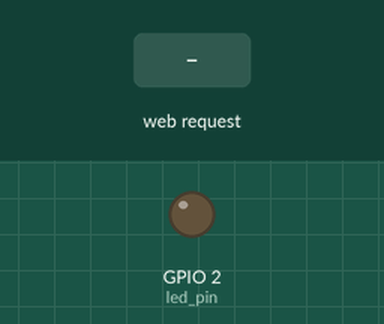
Simulated run of this sketch. Board: ESP8266 (NodeMCU). Parts: output pins drawn as LEDs (lit = HIGH). Inputs (shaded band) come from the test bench. WiFi joins after 1.5 s; servers stay silent unless stated; what the sketch prints to the serial monitor is not drawn.

Above: at 2.7 s.
2.8 s: HTTP request GET /ledon received
At 3.2 s:
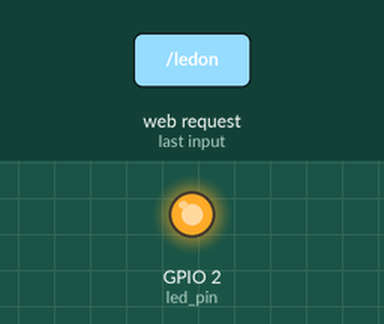
4.3 s: HTTP request GET /ledoff received
At 5.5 s:
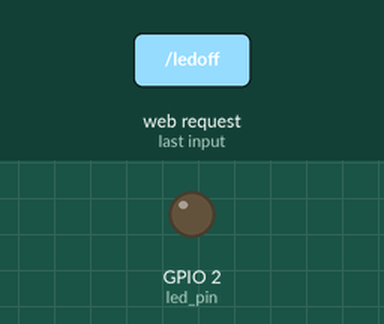
Timing chart, 0 to 7.3 s (numbered marks = the images above; inputs shaded):
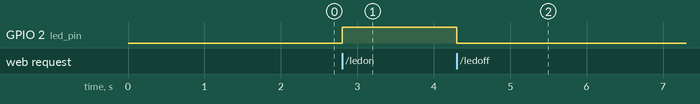

Measured:
- after the input at 2.8 s, GPIO 2 (led_pin): LOW → HIGH at once
- after the input at 4.3 s, GPIO 2 (led_pin): HIGH → LOW at once

The sketch:

workshop_esp.ino
```cpp
#include<ESP8266WiFi.h>
#include<ESP8266WebServer.h>
#include<ESP8266mDNS.h>

ESP8266WebServer server(80);

int led_pin = LED_BUILTIN;
char* username = "IE-NITK";
char* password = "workshop";
String html_page;
String msg = "0", led_status = "0";
int count = 0;
void setup()
{
  WiFi.begin(username, password);
  Serial.begin(115200);
  pinMode(led_pin, OUTPUT);
  while (WiFi.status() != WL_CONNECTED)
  {
    Serial.print(".");
    delay(500);
  }
  Serial.println(WiFi.localIP());
  server.on("/", send_html);
  server.on("/ledon", led_on);
  server.on("/ledoff", led_off);
  server.begin();
}


void loop()
{

  server.handleClient();
}

void send_html()
{
  String html_page = "<!DOCTYPE html> <html> <head> <title>IE - NITK</title> <meta http-equiv=\"refresh\" content=\"5\"> </head> <style type=\"text/css\"> .center{ text-align: center; } .head-color{ color : #092040; } input[type=submit] { background-color: #008CBA; border: none; color: white; padding: 16px 32px; cursor: pointer; margin:auto; margin-bottom: 20px; display: block; } </style> <body> <h1 class = \"center head-color\"><strong>IE GADGET - WORKSHOP</strong></h1><br><br> <h2 class = \"center head-color\"> Count : ";
  html_page += msg;
  html_page += " </h2> <h2 class = \"center head-color\"> Led Status : ";
  html_page += led_status;
  html_page += " </h2> <form action = \"ledon\" class=\"center\" method=\"GET\"> <input type=\"submit\" value=\"led on\"/> </form> <form action = \"ledoff\" class=\"center\" method=\"GET\"> <input type=\"submit\" value=\"led off\"/> </form> </body> </html>";

  server.send(200, "text/html", html_page);
}

void led_on()
{
  if(led_status == "OFF")
  {
    count++;
  }
  digitalWrite(led_pin, HIGH);
  led_status = "ON";
  msg = (String)count;
  send_html();
}

void led_off()
{
  digitalWrite(led_pin, LOW);
  led_status = "OFF";
  send_html();
}
```
